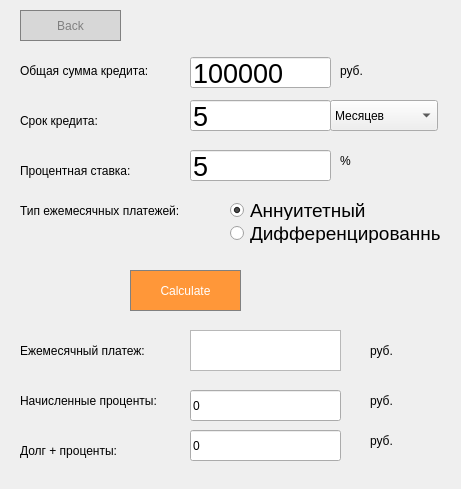
<?xml version="1.0" encoding="UTF-8"?>
<ui version="4.0">
 <class>credit</class>
 <widget class="QWidget" name="credit">
  <property name="geometry">
   <rect>
    <x>0</x>
    <y>0</y>
    <width>461</width>
    <height>489</height>
   </rect>
  </property>
  <property name="windowTitle">
   <string>Form</string>
  </property>
  <widget class="QLabel" name="label_11">
   <property name="geometry">
    <rect>
     <x>370</x>
     <y>340</y>
     <width>41</width>
     <height>21</height>
    </rect>
   </property>
   <property name="text">
    <string>руб.</string>
   </property>
  </widget>
  <widget class="QLineEdit" name="lineEdit">
   <property name="geometry">
    <rect>
     <x>190</x>
     <y>57</y>
     <width>141</width>
     <height>31</height>
    </rect>
   </property>
   <property name="font">
    <font>
     <pointsize>20</pointsize>
     <bold>false</bold>
    </font>
   </property>
   <property name="styleSheet">
    <string notr="true">QLabel {
  qproperty-alignment: 'AlignVCenter | AlignRight';
  border: 1px solid gray;
}

background-color : white;</string>
   </property>
   <property name="text">
    <string>100000</string>
   </property>
  </widget>
  <widget class="QLineEdit" name="lineEdit_2">
   <property name="geometry">
    <rect>
     <x>190</x>
     <y>100</y>
     <width>141</width>
     <height>31</height>
    </rect>
   </property>
   <property name="font">
    <font>
     <pointsize>20</pointsize>
     <bold>false</bold>
    </font>
   </property>
   <property name="styleSheet">
    <string notr="true">QLabel {
  qproperty-alignment: 'AlignVCenter | AlignRight';
  border: 1px solid gray;
}

background-color : white;</string>
   </property>
   <property name="text">
    <string>5</string>
   </property>
  </widget>
  <widget class="QPushButton" name="pushButton_AC">
   <property name="geometry">
    <rect>
     <x>20</x>
     <y>10</y>
     <width>101</width>
     <height>31</height>
    </rect>
   </property>
   <property name="styleSheet">
    <string notr="true">QPushButton {
  background-color: rgb(215, 215, 215);
  border: 1px solid gray;
color: gray;
}
QPushButton:pressed {
    background-color: qlineargradient(x1: 0, y1: 0, x2: 0, y2: 1,
                                      stop: 0 #BEBEBE, stop: 1 #D7D7D7);
}</string>
   </property>
   <property name="text">
    <string>Back</string>
   </property>
  </widget>
  <widget class="QPushButton" name="pushButton_2">
   <property name="geometry">
    <rect>
     <x>130</x>
     <y>270</y>
     <width>111</width>
     <height>41</height>
    </rect>
   </property>
   <property name="styleSheet">
    <string notr="true">QPushButton {
  background-color: rgb(255, 151, 57);
  color: white; 
  border: 1px solid gray;
}

QPushButton:pressed {
    background-color: qlineargradient(x1: 0, y1: 0, x2: 0, y2: 1,
                                      stop: 0 #FF7832, stop: 1 #FF9739);
}</string>
   </property>
   <property name="text">
    <string>Calculate</string>
   </property>
  </widget>
  <widget class="QLabel" name="label_12">
   <property name="geometry">
    <rect>
     <x>370</x>
     <y>390</y>
     <width>41</width>
     <height>21</height>
    </rect>
   </property>
   <property name="text">
    <string>руб.</string>
   </property>
  </widget>
  <widget class="QLineEdit" name="lineEdit_3">
   <property name="geometry">
    <rect>
     <x>190</x>
     <y>150</y>
     <width>141</width>
     <height>31</height>
    </rect>
   </property>
   <property name="font">
    <font>
     <pointsize>20</pointsize>
     <bold>false</bold>
    </font>
   </property>
   <property name="styleSheet">
    <string notr="true">QLabel {
  qproperty-alignment: 'AlignVCenter | AlignRight';
  border: 1px solid gray;
}

background-color : white;</string>
   </property>
   <property name="text">
    <string>5</string>
   </property>
  </widget>
  <widget class="QLabel" name="label_9">
   <property name="geometry">
    <rect>
     <x>20</x>
     <y>390</y>
     <width>191</width>
     <height>21</height>
    </rect>
   </property>
   <property name="text">
    <string>Начисленные проценты:</string>
   </property>
  </widget>
  <widget class="QLabel" name="label_8">
   <property name="geometry">
    <rect>
     <x>20</x>
     <y>340</y>
     <width>191</width>
     <height>21</height>
    </rect>
   </property>
   <property name="text">
    <string>Ежемесячный платеж:</string>
   </property>
  </widget>
  <widget class="QLabel" name="label_5">
   <property name="geometry">
    <rect>
     <x>20</x>
     <y>160</y>
     <width>161</width>
     <height>21</height>
    </rect>
   </property>
   <property name="text">
    <string>Процентная ставка:</string>
   </property>
  </widget>
  <widget class="QLabel" name="label">
   <property name="geometry">
    <rect>
     <x>20</x>
     <y>60</y>
     <width>161</width>
     <height>21</height>
    </rect>
   </property>
   <property name="text">
    <string>Общая сумма кредита:</string>
   </property>
  </widget>
  <widget class="QLabel" name="label_7">
   <property name="geometry">
    <rect>
     <x>20</x>
     <y>200</y>
     <width>191</width>
     <height>21</height>
    </rect>
   </property>
   <property name="text">
    <string>Тип ежемесячных платежей:</string>
   </property>
  </widget>
  <widget class="QLabel" name="label_10">
   <property name="geometry">
    <rect>
     <x>20</x>
     <y>440</y>
     <width>221</width>
     <height>21</height>
    </rect>
   </property>
   <property name="text">
    <string>Долг + проценты:</string>
   </property>
  </widget>
  <widget class="QLabel" name="label_13">
   <property name="geometry">
    <rect>
     <x>370</x>
     <y>430</y>
     <width>41</width>
     <height>21</height>
    </rect>
   </property>
   <property name="text">
    <string>руб.</string>
   </property>
  </widget>
  <widget class="QLabel" name="label_4">
   <property name="geometry">
    <rect>
     <x>340</x>
     <y>150</y>
     <width>41</width>
     <height>21</height>
    </rect>
   </property>
   <property name="text">
    <string>%</string>
   </property>
  </widget>
  <widget class="QLabel" name="label_3">
   <property name="geometry">
    <rect>
     <x>340</x>
     <y>60</y>
     <width>41</width>
     <height>21</height>
    </rect>
   </property>
   <property name="text">
    <string>руб.</string>
   </property>
  </widget>
  <widget class="QLabel" name="label_2">
   <property name="geometry">
    <rect>
     <x>20</x>
     <y>110</y>
     <width>161</width>
     <height>21</height>
    </rect>
   </property>
   <property name="text">
    <string>Срок кредита:</string>
   </property>
  </widget>
  <widget class="QComboBox" name="comboBox">
   <property name="geometry">
    <rect>
     <x>330</x>
     <y>100</y>
     <width>108</width>
     <height>31</height>
    </rect>
   </property>
   <item>
    <property name="text">
     <string>Месяцев</string>
    </property>
   </item>
   <item>
    <property name="text">
     <string>Лет</string>
    </property>
   </item>
  </widget>
  <widget class="QRadioButton" name="radioButton_2">
   <property name="geometry">
    <rect>
     <x>230</x>
     <y>223</y>
     <width>211</width>
     <height>20</height>
    </rect>
   </property>
   <property name="font">
    <font>
     <family>Helvetica</family>
     <pointsize>14</pointsize>
    </font>
   </property>
   <property name="text">
    <string>Дифференцированный</string>
   </property>
  </widget>
  <widget class="QRadioButton" name="radioButton">
   <property name="geometry">
    <rect>
     <x>230</x>
     <y>200</y>
     <width>141</width>
     <height>20</height>
    </rect>
   </property>
   <property name="font">
    <font>
     <family>Helvetica</family>
     <pointsize>14</pointsize>
    </font>
   </property>
   <property name="text">
    <string>Аннуитетный</string>
   </property>
   <property name="checked">
    <bool>true</bool>
   </property>
  </widget>
  <widget class="QLineEdit" name="lineEdit_4">
   <property name="enabled">
    <bool>true</bool>
   </property>
   <property name="geometry">
    <rect>
     <x>190</x>
     <y>430</y>
     <width>151</width>
     <height>31</height>
    </rect>
   </property>
   <property name="text">
    <string>0</string>
   </property>
   <property name="readOnly">
    <bool>true</bool>
   </property>
  </widget>
  <widget class="QLineEdit" name="lineEdit_6">
   <property name="enabled">
    <bool>true</bool>
   </property>
   <property name="geometry">
    <rect>
     <x>190</x>
     <y>390</y>
     <width>151</width>
     <height>31</height>
    </rect>
   </property>
   <property name="text">
    <string>0</string>
   </property>
   <property name="readOnly">
    <bool>true</bool>
   </property>
  </widget>
  <widget class="QTextEdit" name="textEdit">
   <property name="enabled">
    <bool>true</bool>
   </property>
   <property name="geometry">
    <rect>
     <x>190</x>
     <y>330</y>
     <width>151</width>
     <height>41</height>
    </rect>
   </property>
   <property name="readOnly">
    <bool>true</bool>
   </property>
  </widget>
 </widget>
 <resources/>
 <connections/>
</ui>
